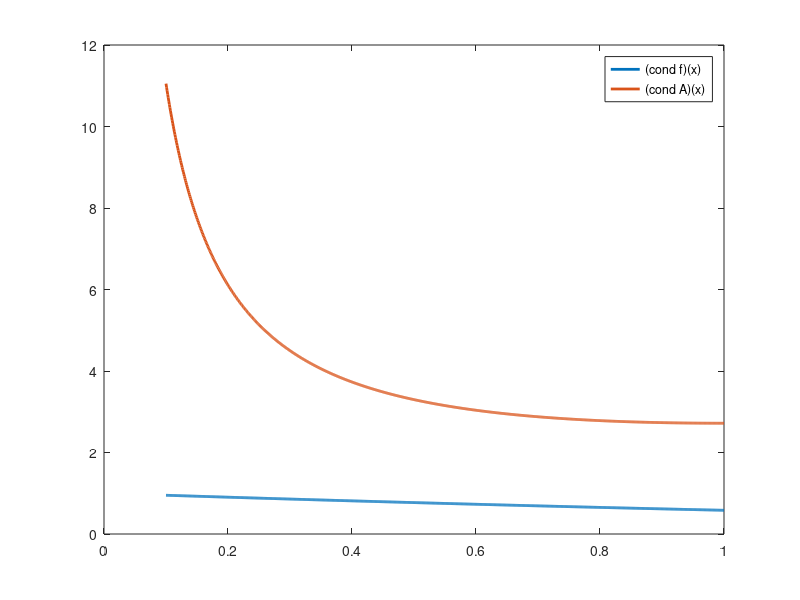

This chart was generated by the following MATLAB code:

hold off
x=linspace(0.1,1,1000);
condf=x./((exp(x)-1));
condA=exp(x)./x;

plot(x,condf,'LineWidth',2);
hold on
plot(x,condA,'LineWidth',2);
legend('(cond f)(x)','(cond A)(x)');
